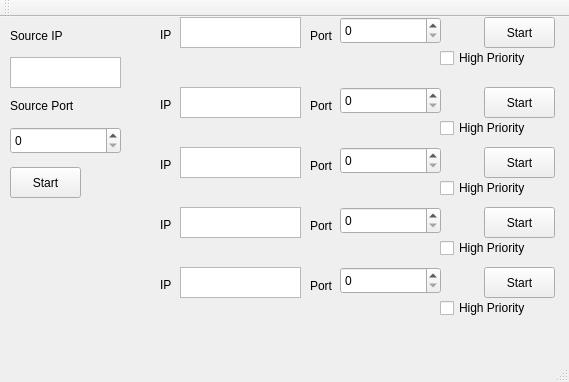
<?xml version="1.0" encoding="UTF-8"?>
<ui version="4.0">
 <class>VLCProj</class>
 <widget class="QMainWindow" name="VLCProj">
  <property name="geometry">
   <rect>
    <x>0</x>
    <y>0</y>
    <width>569</width>
    <height>382</height>
   </rect>
  </property>
  <property name="windowTitle">
   <string>VLC Stream Hub</string>
  </property>
  <widget class="QWidget" name="centralWidget">
   <widget class="QPushButton" name="pushButton">
    <property name="geometry">
     <rect>
      <x>484</x>
      <y>0</y>
      <width>71</width>
      <height>31</height>
     </rect>
    </property>
    <property name="text">
     <string>Start</string>
    </property>
    <property name="checkable">
     <bool>true</bool>
    </property>
   </widget>
   <widget class="QPlainTextEdit" name="plainTextEdit">
    <property name="geometry">
     <rect>
      <x>180</x>
      <y>0</y>
      <width>121</width>
      <height>31</height>
     </rect>
    </property>
   </widget>
   <widget class="QLabel" name="label">
    <property name="geometry">
     <rect>
      <x>160</x>
      <y>10</y>
      <width>21</width>
      <height>17</height>
     </rect>
    </property>
    <property name="text">
     <string>&lt;html&gt;&lt;head/&gt;&lt;body&gt;&lt;p&gt;IP&lt;/p&gt;&lt;/body&gt;&lt;/html&gt;</string>
    </property>
   </widget>
   <widget class="QLabel" name="label_2">
    <property name="geometry">
     <rect>
      <x>310</x>
      <y>10</y>
      <width>31</width>
      <height>17</height>
     </rect>
    </property>
    <property name="text">
     <string>Port</string>
    </property>
   </widget>
   <widget class="QSpinBox" name="spinBox">
    <property name="geometry">
     <rect>
      <x>340</x>
      <y>0</y>
      <width>101</width>
      <height>27</height>
     </rect>
    </property>
    <property name="maximum">
     <number>65535</number>
    </property>
   </widget>
   <widget class="QCheckBox" name="checkBox">
    <property name="geometry">
     <rect>
      <x>440</x>
      <y>30</y>
      <width>121</width>
      <height>22</height>
     </rect>
    </property>
    <property name="text">
     <string>High Priority</string>
    </property>
   </widget>
   <widget class="QLabel" name="label_3">
    <property name="geometry">
     <rect>
      <x>310</x>
      <y>80</y>
      <width>31</width>
      <height>17</height>
     </rect>
    </property>
    <property name="text">
     <string>Port</string>
    </property>
   </widget>
   <widget class="QPlainTextEdit" name="plainTextEdit_2">
    <property name="geometry">
     <rect>
      <x>180</x>
      <y>70</y>
      <width>121</width>
      <height>31</height>
     </rect>
    </property>
   </widget>
   <widget class="QSpinBox" name="spinBox_2">
    <property name="geometry">
     <rect>
      <x>340</x>
      <y>70</y>
      <width>101</width>
      <height>27</height>
     </rect>
    </property>
    <property name="maximum">
     <number>65535</number>
    </property>
   </widget>
   <widget class="QPushButton" name="pushButton_2">
    <property name="geometry">
     <rect>
      <x>484</x>
      <y>70</y>
      <width>71</width>
      <height>31</height>
     </rect>
    </property>
    <property name="text">
     <string>Start</string>
    </property>
    <property name="checkable">
     <bool>true</bool>
    </property>
   </widget>
   <widget class="QCheckBox" name="checkBox_2">
    <property name="geometry">
     <rect>
      <x>440</x>
      <y>100</y>
      <width>121</width>
      <height>22</height>
     </rect>
    </property>
    <property name="text">
     <string>High Priority</string>
    </property>
   </widget>
   <widget class="QLabel" name="label_4">
    <property name="geometry">
     <rect>
      <x>160</x>
      <y>80</y>
      <width>21</width>
      <height>17</height>
     </rect>
    </property>
    <property name="text">
     <string>&lt;html&gt;&lt;head/&gt;&lt;body&gt;&lt;p&gt;IP&lt;/p&gt;&lt;/body&gt;&lt;/html&gt;</string>
    </property>
   </widget>
   <widget class="QLabel" name="label_5">
    <property name="geometry">
     <rect>
      <x>310</x>
      <y>140</y>
      <width>31</width>
      <height>17</height>
     </rect>
    </property>
    <property name="text">
     <string>Port</string>
    </property>
   </widget>
   <widget class="QPlainTextEdit" name="plainTextEdit_3">
    <property name="geometry">
     <rect>
      <x>180</x>
      <y>130</y>
      <width>121</width>
      <height>31</height>
     </rect>
    </property>
   </widget>
   <widget class="QSpinBox" name="spinBox_3">
    <property name="geometry">
     <rect>
      <x>340</x>
      <y>130</y>
      <width>101</width>
      <height>27</height>
     </rect>
    </property>
    <property name="maximum">
     <number>65535</number>
    </property>
   </widget>
   <widget class="QPushButton" name="pushButton_3">
    <property name="geometry">
     <rect>
      <x>484</x>
      <y>130</y>
      <width>71</width>
      <height>31</height>
     </rect>
    </property>
    <property name="text">
     <string>Start</string>
    </property>
    <property name="checkable">
     <bool>true</bool>
    </property>
   </widget>
   <widget class="QCheckBox" name="checkBox_3">
    <property name="geometry">
     <rect>
      <x>440</x>
      <y>160</y>
      <width>121</width>
      <height>22</height>
     </rect>
    </property>
    <property name="text">
     <string>High Priority</string>
    </property>
   </widget>
   <widget class="QLabel" name="label_6">
    <property name="geometry">
     <rect>
      <x>160</x>
      <y>140</y>
      <width>21</width>
      <height>17</height>
     </rect>
    </property>
    <property name="text">
     <string>&lt;html&gt;&lt;head/&gt;&lt;body&gt;&lt;p&gt;IP&lt;/p&gt;&lt;/body&gt;&lt;/html&gt;</string>
    </property>
   </widget>
   <widget class="QLabel" name="label_7">
    <property name="geometry">
     <rect>
      <x>310</x>
      <y>200</y>
      <width>31</width>
      <height>17</height>
     </rect>
    </property>
    <property name="text">
     <string>Port</string>
    </property>
   </widget>
   <widget class="QPlainTextEdit" name="plainTextEdit_4">
    <property name="geometry">
     <rect>
      <x>180</x>
      <y>190</y>
      <width>121</width>
      <height>31</height>
     </rect>
    </property>
   </widget>
   <widget class="QSpinBox" name="spinBox_4">
    <property name="geometry">
     <rect>
      <x>340</x>
      <y>190</y>
      <width>101</width>
      <height>27</height>
     </rect>
    </property>
    <property name="maximum">
     <number>65535</number>
    </property>
   </widget>
   <widget class="QPushButton" name="pushButton_4">
    <property name="geometry">
     <rect>
      <x>484</x>
      <y>190</y>
      <width>71</width>
      <height>31</height>
     </rect>
    </property>
    <property name="text">
     <string>Start</string>
    </property>
    <property name="checkable">
     <bool>true</bool>
    </property>
   </widget>
   <widget class="QCheckBox" name="checkBox_4">
    <property name="geometry">
     <rect>
      <x>440</x>
      <y>220</y>
      <width>121</width>
      <height>22</height>
     </rect>
    </property>
    <property name="text">
     <string>High Priority</string>
    </property>
   </widget>
   <widget class="QLabel" name="label_8">
    <property name="geometry">
     <rect>
      <x>160</x>
      <y>200</y>
      <width>21</width>
      <height>17</height>
     </rect>
    </property>
    <property name="text">
     <string>&lt;html&gt;&lt;head/&gt;&lt;body&gt;&lt;p&gt;IP&lt;/p&gt;&lt;/body&gt;&lt;/html&gt;</string>
    </property>
   </widget>
   <widget class="QLabel" name="label_9">
    <property name="geometry">
     <rect>
      <x>310</x>
      <y>260</y>
      <width>31</width>
      <height>17</height>
     </rect>
    </property>
    <property name="text">
     <string>Port</string>
    </property>
   </widget>
   <widget class="QPlainTextEdit" name="plainTextEdit_5">
    <property name="geometry">
     <rect>
      <x>180</x>
      <y>250</y>
      <width>121</width>
      <height>31</height>
     </rect>
    </property>
   </widget>
   <widget class="QSpinBox" name="spinBox_5">
    <property name="geometry">
     <rect>
      <x>340</x>
      <y>250</y>
      <width>101</width>
      <height>27</height>
     </rect>
    </property>
    <property name="maximum">
     <number>65535</number>
    </property>
   </widget>
   <widget class="QPushButton" name="pushButton_5">
    <property name="geometry">
     <rect>
      <x>484</x>
      <y>250</y>
      <width>71</width>
      <height>31</height>
     </rect>
    </property>
    <property name="text">
     <string>Start</string>
    </property>
    <property name="checkable">
     <bool>true</bool>
    </property>
   </widget>
   <widget class="QCheckBox" name="checkBox_5">
    <property name="geometry">
     <rect>
      <x>440</x>
      <y>280</y>
      <width>121</width>
      <height>22</height>
     </rect>
    </property>
    <property name="text">
     <string>High Priority</string>
    </property>
   </widget>
   <widget class="QLabel" name="label_10">
    <property name="geometry">
     <rect>
      <x>160</x>
      <y>260</y>
      <width>21</width>
      <height>17</height>
     </rect>
    </property>
    <property name="text">
     <string>&lt;html&gt;&lt;head/&gt;&lt;body&gt;&lt;p&gt;IP&lt;/p&gt;&lt;/body&gt;&lt;/html&gt;</string>
    </property>
   </widget>
   <widget class="QLabel" name="label_11">
    <property name="geometry">
     <rect>
      <x>10</x>
      <y>10</y>
      <width>67</width>
      <height>17</height>
     </rect>
    </property>
    <property name="text">
     <string>Source IP</string>
    </property>
   </widget>
   <widget class="QPlainTextEdit" name="plainTextEdit_6">
    <property name="geometry">
     <rect>
      <x>10</x>
      <y>40</y>
      <width>111</width>
      <height>31</height>
     </rect>
    </property>
   </widget>
   <widget class="QLabel" name="label_12">
    <property name="geometry">
     <rect>
      <x>10</x>
      <y>80</y>
      <width>91</width>
      <height>17</height>
     </rect>
    </property>
    <property name="text">
     <string>Source Port</string>
    </property>
   </widget>
   <widget class="QSpinBox" name="spinBox_6">
    <property name="geometry">
     <rect>
      <x>10</x>
      <y>110</y>
      <width>111</width>
      <height>27</height>
     </rect>
    </property>
    <property name="maximum">
     <number>65535</number>
    </property>
   </widget>
   <widget class="QPushButton" name="pushButton_6">
    <property name="geometry">
     <rect>
      <x>10</x>
      <y>150</y>
      <width>71</width>
      <height>31</height>
     </rect>
    </property>
    <property name="text">
     <string>Start</string>
    </property>
    <property name="checkable">
     <bool>true</bool>
    </property>
    <property name="checked">
     <bool>false</bool>
    </property>
   </widget>
  </widget>
  <widget class="QMenuBar" name="menuBar">
   <property name="geometry">
    <rect>
     <x>0</x>
     <y>0</y>
     <width>569</width>
     <height>25</height>
    </rect>
   </property>
  </widget>
  <widget class="QToolBar" name="mainToolBar">
   <attribute name="toolBarArea">
    <enum>TopToolBarArea</enum>
   </attribute>
   <attribute name="toolBarBreak">
    <bool>false</bool>
   </attribute>
  </widget>
  <widget class="QStatusBar" name="statusBar"/>
 </widget>
 <layoutdefault spacing="6" margin="11"/>
 <resources/>
 <connections/>
</ui>
